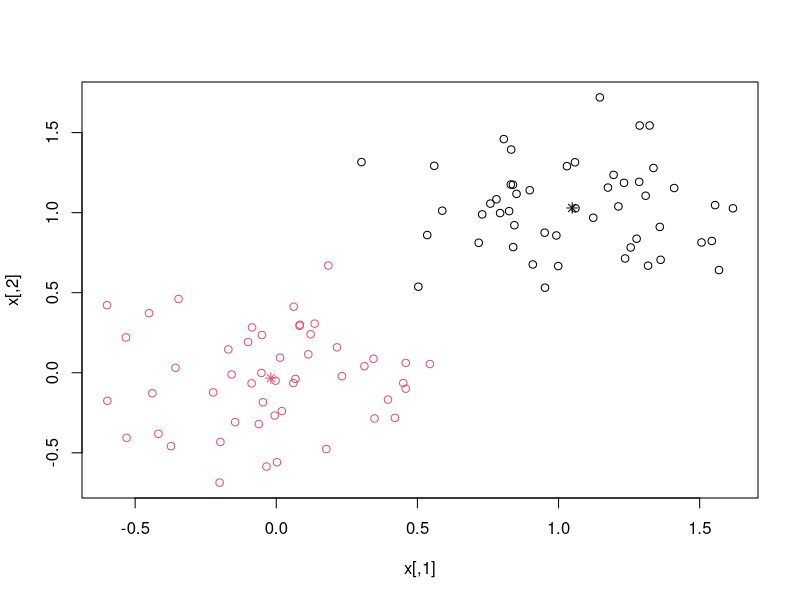
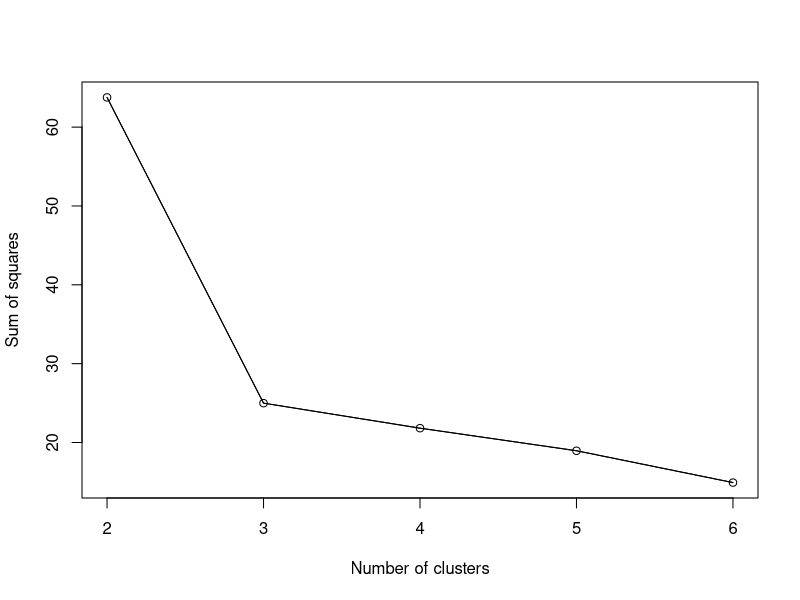

Here is the R script that generated these plots, in order:

### A simple 2-dimensional example from R 

x <- rbind(matrix(rnorm(100, sd = 0.3), ncol = 2),
           matrix(rnorm(100, mean = 1, sd = 0.3), ncol = 2))
cl <- kmeans(x, 2, 20)
plot(x, col = cl$cluster)
points(cl$centers, col = 1:2, pch = 8)


### Determining the number of clusters $K$

x <- rbind(matrix(rnorm(100, sd = 0.3), ncol = 2),
           matrix(rnorm(100, mean = 1, sd = 0.3), ncol = 2),
           matrix(rnorm(100, mean = 2, sd = 0.3), ncol = 2))

cl2 <- kmeans(x, 2, 20)
cl3 <- kmeans(x,3,20)
cl4 <- kmeans(x,4,20)
cl5 <- kmeans(x,5,20)
cl6 <- kmeans(x,6,20)

wc2 <- sum(cl2$withinss)
wc3 <- sum(cl3$withinss)
wc4 <- sum(cl4$withinss)
wc5 <- sum(cl5$withinss)
wc6 <- sum(cl6$withinss)

plot(c(2:6),c(wc2,wc3,wc4,wc5,wc6),xlab="Number of clusters",
   ylab="Sum of squares",type="o")
lines(c(2:6),c(wc2,wc3,wc4,wc5,wc6))



